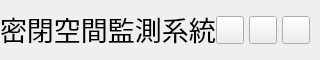
           <widget class="QFrame" name="contentTopBg">
            <property name="minimumSize">
             <size>
              <width>0</width>
              <height>60</height>
             </size>
            </property>
            <property name="maximumSize">
             <size>
              <width>16777215</width>
              <height>60</height>
             </size>
            </property>
            <property name="frameShape">
             <enum>QFrame::NoFrame</enum>
            </property>
            <property name="frameShadow">
             <enum>QFrame::Raised</enum>
            </property>
            <layout class="QHBoxLayout" name="horizontalLayout">
             <property name="spacing">
              <number>0</number>
             </property>
             <property name="leftMargin">
              <number>0</number>
             </property>
             <property name="topMargin">
              <number>0</number>
             </property>
             <property name="rightMargin">
              <number>10</number>
             </property>
             <property name="bottomMargin">
              <number>0</number>
             </property>
             <item>
              <widget class="QFrame" name="leftBox">
               <property name="sizePolicy">
                <sizepolicy hsizetype="Expanding" vsizetype="Preferred">
                 <horstretch>0</horstretch>
                 <verstretch>0</verstretch>
                </sizepolicy>
               </property>
               <property name="frameShape">
                <enum>QFrame::NoFrame</enum>
               </property>
               <property name="frameShadow">
                <enum>QFrame::Raised</enum>
               </property>
               <layout class="QHBoxLayout" name="horizontalLayout_3">
                <property name="spacing">
                 <number>0</number>
                </property>
                <property name="leftMargin">
                 <number>0</number>
                </property>
                <property name="topMargin">
                 <number>0</number>
                </property>
                <property name="rightMargin">
                 <number>0</number>
                </property>
                <property name="bottomMargin">
                 <number>0</number>
                </property>
                <item>
                 <widget class="QLabel" name="titleRightInfo">
                  <property name="sizePolicy">
                   <sizepolicy hsizetype="Preferred" vsizetype="Expanding">
                    <horstretch>0</horstretch>
                    <verstretch>0</verstretch>
                   </sizepolicy>
                  </property>
                  <property name="maximumSize">
                   <size>
                    <width>16777215</width>
                    <height>45</height>
                   </size>
                  </property>
                  <property name="font">
                   <font>
                    <family>Segoe UI</family>
                    <pointsize>18</pointsize>
                    <weight>50</weight>
                    <italic>false</italic>
                    <bold>false</bold>
                   </font>
                  </property>
                  <property name="styleSheet">
                   <string notr="true">font:18pt;</string>
                  </property>
                  <property name="text">
                   <string>&lt;html&gt;&lt;head/&gt;&lt;body&gt;&lt;p&gt;&lt;span style=&quot; font-size:20pt;&quot;&gt;密閉空間監測系統&lt;/span&gt;&lt;/p&gt;&lt;/body&gt;&lt;/html&gt;</string>
                  </property>
                  <property name="alignment">
                   <set>Qt::AlignLeading|Qt::AlignLeft|Qt::AlignVCenter</set>
                  </property>
                 </widget>
                </item>
               </layout>
              </widget>
             </item>
             <item alignment="Qt::AlignRight">
              <widget class="QFrame" name="rightButtons">
               <property name="minimumSize">
                <size>
                 <width>0</width>
                 <height>28</height>
                </size>
               </property>
               <property name="frameShape">
                <enum>QFrame::NoFrame</enum>
               </property>
               <property name="frameShadow">
                <enum>QFrame::Raised</enum>
               </property>
               <layout class="QHBoxLayout" name="horizontalLayout_2">
                <property name="spacing">
                 <number>5</number>
                </property>
                <property name="leftMargin">
                 <number>0</number>
                </property>
                <property name="topMargin">
                 <number>0</number>
                </property>
                <property name="rightMargin">
                 <number>0</number>
                </property>
                <property name="bottomMargin">
                 <number>0</number>
                </property>
                <item>
                 <widget class="QPushButton" name="minimizeAppBtn">
                  <property name="minimumSize">
                   <size>
                    <width>28</width>
                    <height>28</height>
                   </size>
                  </property>
                  <property name="maximumSize">
                   <size>
                    <width>28</width>
                    <height>28</height>
                   </size>
                  </property>
                  <property name="cursor">
                   <cursorShape>PointingHandCursor</cursorShape>
                  </property>
                  <property name="toolTip">
                   <string>Minimize</string>
                  </property>
                  <property name="text">
                   <string/>
                  </property>
                  <property name="icon">
                   <iconset resource="resources.qrc">
                    <normaloff>:/icons/images/icons/icon_minimize.png</normaloff>:/icons/images/icons/icon_minimize.png</iconset>
                  </property>
                  <property name="iconSize">
                   <size>
                    <width>20</width>
                    <height>20</height>
                   </size>
                  </property>
                 </widget>
                </item>
                <item>
                 <widget class="QPushButton" name="maximizeRestoreAppBtn">
                  <property name="minimumSize">
                   <size>
                    <width>28</width>
                    <height>28</height>
                   </size>
                  </property>
                  <property name="maximumSize">
                   <size>
                    <width>28</width>
                    <height>28</height>
                   </size>
                  </property>
                  <property name="font">
                   <font>
                    <family>Segoe UI</family>
                    <pointsize>10</pointsize>
                    <weight>50</weight>
                    <italic>false</italic>
                    <bold>false</bold>
                    <stylestrategy>PreferDefault</stylestrategy>
                   </font>
                  </property>
                  <property name="cursor">
                   <cursorShape>PointingHandCursor</cursorShape>
                  </property>
                  <property name="toolTip">
                   <string>Maximize</string>
                  </property>
                  <property name="text">
                   <string/>
                  </property>
                  <property name="icon">
                   <iconset resource="resources.qrc">
                    <normaloff>:/icons/images/icons/icon_restore.png</normaloff>:/icons/images/icons/icon_restore.png</iconset>
                  </property>
                  <property name="iconSize">
                   <size>
                    <width>20</width>
                    <height>20</height>
                   </size>
                  </property>
                 </widget>
                </item>
                <item>
                 <widget class="QPushButton" name="closeAppBtn">
                  <property name="minimumSize">
                   <size>
                    <width>28</width>
                    <height>28</height>
                   </size>
                  </property>
                  <property name="maximumSize">
                   <size>
                    <width>28</width>
                    <height>28</height>
                   </size>
                  </property>
                  <property name="cursor">
                   <cursorShape>PointingHandCursor</cursorShape>
                  </property>
                  <property name="toolTip">
                   <string>Close</string>
                  </property>
                  <property name="text">
                   <string/>
                  </property>
                  <property name="icon">
                   <iconset resource="resources.qrc">
                    <normaloff>:/icons/images/icons/icon_close.png</normaloff>:/icons/images/icons/icon_close.png</iconset>
                  </property>
                  <property name="iconSize">
                   <size>
                    <width>20</width>
                    <height>20</height>
                   </size>
                  </property>
                 </widget>
                </item>
               </layout>
              </widget>
             </item>
            </layout>
           </widget>
